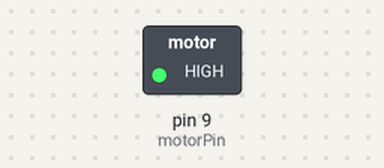
Simulated run of this sketch. Board: Arduino Uno, built with avr-gcc and run on an emulated ATmega328P. Parts: switched loads named in the sketch (green lamp = pin HIGH). Dashed ring = blinking.

Above: at 0.5 s.
Timing chart, 0 to 4.6 s (numbered marks = the images above):
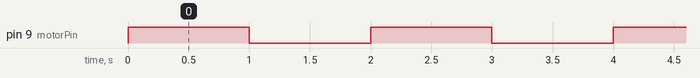

Measured:
- by itself, pin 9 (motorPin): alternates HIGH for 1.0 s and LOW for 1.0 s

The sketch:

Lab6_DCmotor.ino
```cpp
/* LAB6.1 DC MOTOR */
//https://app.cirkitdesigner.com/project/08ad7e50-c05a-4d61-a842-4e647fe5c8a4

#define motorPin 9

void setup() {
  pinMode(motorPin,OUTPUT);
  Serial.begin(9600);

}

void loop() {
  digitalWrite(motorPin,HIGH);
  delay(1000);
  digitalWrite(motorPin,LOW);
  delay(1000);

}
```

Lab61_DC_Motor.ino
```cpp
/*6.1*/
//https://app.cirkitdesigner.com/project/4fc8b024-e691-4b49-a528-bba24053e600
```
